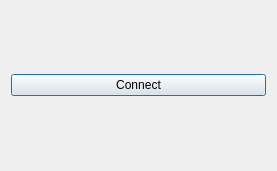
<?xml version="1.0" encoding="UTF-8"?>
<ui version="4.0">
 <class>mknormalizationdialog</class>
 <widget class="QDialog" name="mknormalizationdialog">
  <property name="geometry">
   <rect>
    <x>0</x>
    <y>0</y>
    <width>277</width>
    <height>171</height>
   </rect>
  </property>
  <property name="windowTitle">
   <string>Dialog</string>
  </property>
  <layout class="QVBoxLayout" name="verticalLayout">
   <item>
    <widget class="QPushButton" name="connectButton">
     <property name="text">
      <string>Connect</string>
     </property>
    </widget>
   </item>
  </layout>
 </widget>
 <resources/>
 <connections/>
</ui>
